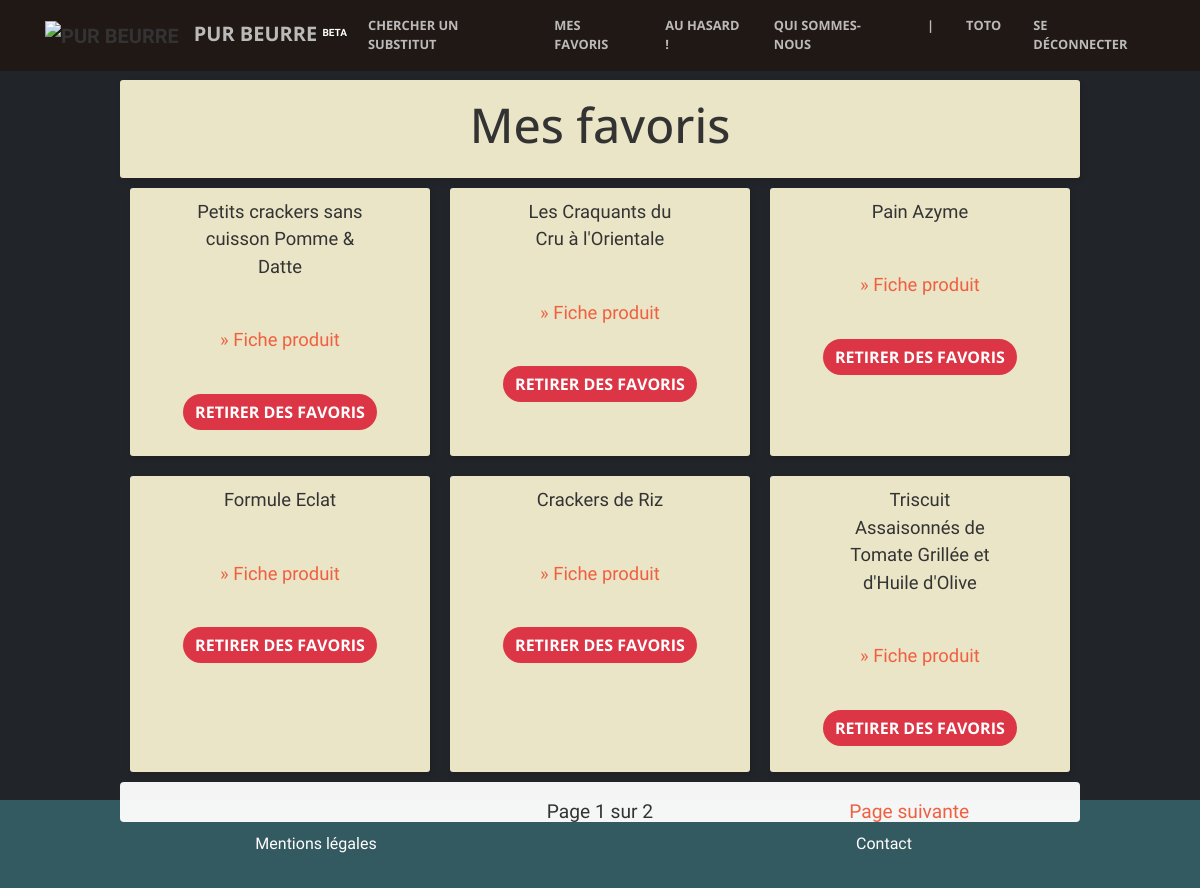
/mon-espace/favoris/ (signed in), run on the app's committed database.
### openfood/models.py (models this page shows, shortened)
class Product(models.Model):
    product_name = models.CharField(max_length=255)
    grade = models.CharField(max_length=1)
    url = models.CharField(max_length=255)
    barcode = models.CharField(max_length=50)
    brand = models.CharField(max_length=255)
    store = models.CharField(max_length=255)
    categories = models.ManyToManyField(Category, related_name='products', through='Position')
    product_img_url = models.CharField(max_length=255, null=True)
    objects = ProductManager()
    class Meta:
        verbose_name_plural = "Produits"

### openuser/views.py (the view)
@login_required
def user_favorites(request):
    favorites = request.user.profile.products.all()
    paginator = Paginator(favorites, 6)
    page = request.GET.get('page')
    try:
        favorites_p = paginator.page(page)
    except PageNotAnInteger:
        favorites_p = paginator.page(1)
    except EmptyPage:
        favorites_p = paginator.page(paginator.num_pages)
    return render(request, 'favorites_p.html', {'favorites_p': favorites_p})

### openuser/templates/openuser/favorites_p.html (shortened to what this page needs)
{% extends "base.html" %}
{% load staticfiles %}
{% block content %}
<header class="masthead text-center text-white d-flex">
<div id="products-list" class="favorites-container">
    <div id="products-list-head">
        <h1>Mes favoris</h1>
    </div>
    {% for favorite in favorites_p %}
    <div class="product">
        <div class="grade-{{ favorite.grade }}">
            <p><strong>{{ favorite.product_name }}</strong></p>
            <p><a href={% url 'product_view' pk=favorite.id %} target="_blank">» Fiche produit</a></p>
            <br>
            <p><button class="favorite-remove btn btn-danger" product_id={{ favorite.id }}>Retirer des favoris</button></p>
        </div>
    </div>
{% endfor %}
<div class="pagination">
    <span>
    </span>
    <span class="current">
            Page {{ favorites_p.number }} sur {{ favorites_p.paginator.num_pages }}
    </span>
    <span>
        {% if favorites_p.has_next %}
            <a href="?page={{ favorites_p.next_page_number }}">Page suivante</a>
        {% endif %}
    </span>
</div>
</div>
</header>
{% endblock %}

### templates/base.html (shortened to what this page needs)
<!DOCTYPE html>
{% load staticfiles %}
<html>
  <head>
    <link rel="stylesheet" href="{% static '/css/jquery-ui.structure.min.css' %}" type="text/css" media="all" />
    <link rel="stylesheet" href="{% static '/css/jquery-ui.theme.min.css' %}" type="text/css" media="all" />
    <link href="{% static 'vendor/bootstrap/css/bootstrap.min.css' %}" rel="stylesheet">
    <link href="{% static 'vendor/font-awesome/css/font-awesome.min.css' %}" rel="stylesheet" type="text/css">
    <link href="{% static 'vendor/magnific-popup/magnific-popup.css' %}" rel="stylesheet">
    <link href="{% static 'css/creative.css' %}" rel="stylesheet">
  </head>
  <body id="page-top">
    {% block menu %}
    <nav class="navbar navbar-expand-lg navbar-light fixed-top" id="mainNav">
      <div class="container">
        <a class="navbar-brand js-scroll-trigger" href="/"><img id="logo" src="{% static 'img/logo.svg' %}" title="Pur Beurre" />Pur Beurre
          <sup style="color: #FFF; font-size: 0.5em;">beta</sup></a>
        <div class="collapse navbar-collapse" id="navbarResponsive">
          <ul class="navbar-nav ml-auto">
            <li class="nav-item">
              <a class="nav-link js-scroll-trigger" href="{% url 'search_product' %}">Chercher un substitut</a>
            </li>
            <li class="nav-item">
              <a class="nav-link js-scroll-trigger" href="{% url 'user_favorites' %}">Mes favoris</a>
            </li>
            <li class="nav-item">
              <a class="nav-link js-scroll-trigger" href="{% url 'ramdom_product' %}">Au hasard !</a>
            </li>
            <li class="nav-item">
              <a class="nav-link js-scroll-trigger" href="/#about">Qui sommes-nous</a>
            </li>
            {% if user.is_authenticated %}
            <li class="nav-item">
                <a class="nav-link js-scroll-trigger" href="#">&nbsp;|</a>
              </li>
            <li class="nav-item">
                <a class="nav-link js-scroll-trigger" href="{% url 'user_account' %}">{{ user.username }}</a>
            </li>
            <li class="nav-item">
                <a class="nav-link js-scroll-trigger" href="{% url 'log_out' %}">se déconnecter</a>
            </li>
            {% endif %}
          </ul>
        </div>
      </div>
    </nav>
    {% endblock %}
    {% block content %}
    {% endblock %}
    <footer>
      <div class="container">
        <div class="row">
          <div class="col-lg-6 mr-auto text-center"><a href="{% url 'mentions' %}">Mentions légales</a></div>
          <div class="col-lg-6 mr-auto text-center">Contact</div>
        </div>
      </div>
    </footer>
</body>
</html>

### pur_beurre/static/css/creative.css (style rules this page uses)
body, html { width: 100%; height: 100%; background: #212529; }
body { font-family: 'Merriweather', 'Helvetica Neue', Arial, sans-serif; }
a { color: #F05F40; -webkit-transition: all 0.2s; -moz-transition: all 0.2s; transition: all 0.2s; }
* { font-family: "Scope One", sans-serif; }
h1, h2, h3, h4, h5, h6, h1 *, h2 *, h3 *, .nav-link.js-scroll-trigger { font-family: 'Open Sans', 'Helvetica Neue', Arial, sans-serif; }
#mainNav { border-bottom: 1px solid rgba(33, 37, 41, 0.1); background-color: #fff; font-family: 'Open Sans', 'Helvetica Neue', Arial, sans-serif; -webkit-transition: all 0.2s; -moz-transition: all 0.2s; transition: all 0.2s; }
#mainNav .navbar-brand { font-weight: 700; text-transform: uppercase; color: #F05F40; font-family: 'Open Sans', 'Helvetica Neue', Arial, sans-serif; }
#mainNav .navbar-nav > li.nav-item > a.nav-link, #mainNav .navbar-nav > li.nav-item > a.nav-link:focus { font-size: .9rem; font-weight: 700; text-transform: uppercase; color: #212529; }
@media (min-width: 992px) { #mainNav { border-color: transparent; background-color: transparent; } }
@media (min-width: 992px) { #mainNav .navbar-brand { color: rgba(255, 255, 255, 0.7); } }
@media (min-width: 992px) { #mainNav .navbar-nav > li.nav-item > a.nav-link { padding: 0.5rem 1rem; } }
@media (min-width: 992px) { #mainNav .navbar-nav > li.nav-item > a.nav-link, #mainNav .navbar-nav > li.nav-item > a.nav-link:focus { color: rgba(255, 255, 255, 0.7); } }
header.masthead { padding-top: 10rem; padding-bottom: calc(10rem - 56px); background-position: center center; -webkit-background-size: cover; -moz-background-size: cover; -o-background-size: cover; background-size: cover; }
header.masthead h1 { font-size: 2rem; }
header.masthead p { font-weight: 300; }
@media (min-width: 768px) { header.masthead p { font-size: 1.15rem; } }
@media (min-width: 992px) { header.masthead { height: 100vh; min-height: 650px; padding-top: 0; padding-bottom: 0; } }
@media (min-width: 992px) { header.masthead h1 { font-size: 3rem; } }
@media (min-width: 1200px) { header.masthead h1 { font-size: 4rem; } }
.btn { font-weight: 700; text-transform: uppercase; border: none; border-radius: 300px; font-family: 'Open Sans', 'Helvetica Neue', Arial, sans-serif; }
* { color: #333; }
header.masthead { min-height: 100vh; }
#logo { width: 3vw; margin-right: 15px; }
#mainNav { background: rgba(33, 12, 0, 0.5) }
header.masthead h1 { font-size: 3rem; }
footer { color: #FFF; background: #212529; padding: 2em; }
#products-list { display: flex; flex-wrap: wrap; width: 80%; margin: 10vh 10%; }
#products-list-head { flex-basis: 100%; padding: 1em 0; border-radius: 3px; background: rgba(255,250,215,0.9); box-shadow: 2px 3px 5px rgba(33, 10, 0, 0.15); }
.substitute, .favorite, .product { flex-basis: 33.33%; padding: 10px; }
.product div { padding: 10px; text-align: center; border-radius: 3px; background: rgba(255,250,215,0.9); box-shadow: 2px 3px 5px rgba(33, 10, 0, 0.15); height: 100%; }
.product > div p:first-child { padding: 0 20%; }
.grade-a { background: url("../img/bg_a.png") no-repeat top right rgba(255,250,215,0.9) !important; }
.grade-b { background: url("../img/bg_b.png") no-repeat top right rgba(255,250,215,0.9) !important; }
footer { background: #345a61; }
footer * { color: #FFF; }
.nav-link.js-scroll-trigger { font-size: 0.8em !important; }
.pagination { background: rgba(255,255,255,0.95); flex-basis: 100%; text-align: center; padding: 1em; max-height: 5vh; }
.pagination span { font-size: 1.2em; display: inline-block; width: 33.33%; }

### data on the page
Product: product_name "Petits crackers sans cuisson Pomme & Datte"
Product: product_name "Les Craquants du Cru à l'Orientale"
Product: product_name "Pain Azyme"
Product: product_name "Formule Eclat"
Product: product_name "Crackers de Riz"
Product: product_name "Triscuit Assaisonnés de Tomate Grillée et d'Huile d'Olive"

### other printed values
{{ user.username }} "TOTO"
{{ favorites_p.number }} "1"
{{ favorites_p.paginator.num_pages }} "2"
